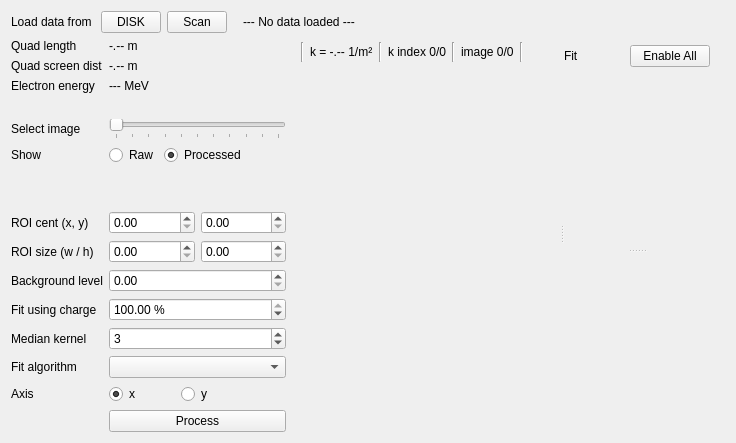
     <widget class="QWidget" name="lower_area_widget" native="true">
      <property name="styleSheet">
       <string notr="true">
QSplitter::handle:horizontal {
	width: 2px;
};
</string>
      </property>
      <layout class="QVBoxLayout" name="verticalLayout_10">
       <item>
        <layout class="QHBoxLayout" name="horizontalLayout_14">
         <item>
          <widget class="QLabel" name="label_10">
           <property name="text">
            <string>Load data from</string>
           </property>
          </widget>
         </item>
         <item>
          <spacer name="horizontalSpacer_7">
           <property name="orientation">
            <enum>Qt::Horizontal</enum>
           </property>
           <property name="sizeType">
            <enum>QSizePolicy::Fixed</enum>
           </property>
           <property name="sizeHint" stdset="0">
            <size>
             <width>3</width>
             <height>20</height>
            </size>
           </property>
          </spacer>
         </item>
         <item>
          <widget class="QPushButton" name="load_disk_button">
           <property name="maximumSize">
            <size>
             <width>60</width>
             <height>16777215</height>
            </size>
           </property>
           <property name="text">
            <string>DISK</string>
           </property>
          </widget>
         </item>
         <item>
          <widget class="QPushButton" name="load_scan_button">
           <property name="maximumSize">
            <size>
             <width>60</width>
             <height>16777215</height>
            </size>
           </property>
           <property name="text">
            <string>Scan</string>
           </property>
          </widget>
         </item>
         <item>
          <spacer name="horizontalSpacer_8">
           <property name="orientation">
            <enum>Qt::Horizontal</enum>
           </property>
           <property name="sizeType">
            <enum>QSizePolicy::Fixed</enum>
           </property>
           <property name="sizeHint" stdset="0">
            <size>
             <width>10</width>
             <height>20</height>
            </size>
           </property>
          </spacer>
         </item>
         <item>
          <widget class="QLabel" name="data_source_label">
           <property name="sizePolicy">
            <sizepolicy hsizetype="Expanding" vsizetype="Preferred">
             <horstretch>0</horstretch>
             <verstretch>0</verstretch>
            </sizepolicy>
           </property>
           <property name="text">
            <string>--- No data loaded ---</string>
           </property>
          </widget>
         </item>
        </layout>
       </item>
       <item>
        <layout class="QHBoxLayout" name="horizontalLayout_16">
         <property name="rightMargin">
          <number>6</number>
         </property>
         <item>
          <layout class="QGridLayout" name="gridLayout_3">
           <item row="6" column="1">
            <widget class="QSlider" name="p_image_index_slider">
             <property name="sizePolicy">
              <sizepolicy hsizetype="Minimum" vsizetype="Fixed">
               <horstretch>0</horstretch>
               <verstretch>0</verstretch>
              </sizepolicy>
             </property>
             <property name="maximumSize">
              <size>
               <width>16777215</width>
               <height>16777215</height>
              </size>
             </property>
             <property name="maximum">
              <number>10</number>
             </property>
             <property name="orientation">
              <enum>Qt::Horizontal</enum>
             </property>
             <property name="invertedControls">
              <bool>false</bool>
             </property>
             <property name="tickPosition">
              <enum>QSlider::TicksBelow</enum>
             </property>
            </widget>
           </item>
           <item row="14" column="0">
            <widget class="QLabel" name="label_28">
             <property name="sizePolicy">
              <sizepolicy hsizetype="Minimum" vsizetype="Preferred">
               <horstretch>0</horstretch>
               <verstretch>0</verstretch>
              </sizepolicy>
             </property>
             <property name="maximumSize">
              <size>
               <width>130</width>
               <height>16777215</height>
              </size>
             </property>
             <property name="text">
              <string>Background level</string>
             </property>
            </widget>
           </item>
           <item row="17" column="0">
            <widget class="QLabel" name="label_30">
             <property name="sizePolicy">
              <sizepolicy hsizetype="Minimum" vsizetype="Preferred">
               <horstretch>0</horstretch>
               <verstretch>0</verstretch>
              </sizepolicy>
             </property>
             <property name="maximumSize">
              <size>
               <width>130</width>
               <height>16777215</height>
              </size>
             </property>
             <property name="text">
              <string>Fit algorithm</string>
             </property>
            </widget>
           </item>
           <item row="10" column="1">
            <layout class="QHBoxLayout" name="horizontalLayout_12">
             <item>
              <widget class="QDoubleSpinBox" name="p_roi_cent_x_spinbox">
               <property name="maximum">
                <double>5000.000000000000000</double>
               </property>
              </widget>
             </item>
             <item>
              <widget class="QDoubleSpinBox" name="p_roi_cent_y_spinbox">
               <property name="maximum">
                <double>5000.000000000000000</double>
               </property>
              </widget>
             </item>
            </layout>
           </item>
           <item row="17" column="1">
            <widget class="QComboBox" name="fit_algo_combobox"/>
           </item>
           <item row="6" column="0">
            <widget class="QLabel" name="label_32">
             <property name="sizePolicy">
              <sizepolicy hsizetype="Minimum" vsizetype="Preferred">
               <horstretch>0</horstretch>
               <verstretch>0</verstretch>
              </sizepolicy>
             </property>
             <property name="maximumSize">
              <size>
               <width>130</width>
               <height>16777215</height>
              </size>
             </property>
             <property name="text">
              <string>Select image</string>
             </property>
            </widget>
           </item>
           <item row="3" column="0">
            <widget class="QLabel" name="label_24">
             <property name="sizePolicy">
              <sizepolicy hsizetype="Minimum" vsizetype="Preferred">
               <horstretch>0</horstretch>
               <verstretch>0</verstretch>
              </sizepolicy>
             </property>
             <property name="maximumSize">
              <size>
               <width>130</width>
               <height>16777215</height>
              </size>
             </property>
             <property name="text">
              <string>Quad screen dist</string>
             </property>
            </widget>
           </item>
           <item row="16" column="0">
            <widget class="QLabel" name="label_29">
             <property name="sizePolicy">
              <sizepolicy hsizetype="Minimum" vsizetype="Preferred">
               <horstretch>0</horstretch>
               <verstretch>0</verstretch>
              </sizepolicy>
             </property>
             <property name="maximumSize">
              <size>
               <width>130</width>
               <height>16777215</height>
              </size>
             </property>
             <property name="text">
              <string>Median kernel</string>
             </property>
            </widget>
           </item>
           <item row="4" column="1">
            <widget class="QLabel" name="p_electron_energy_label">
             <property name="text">
              <string>--- MeV</string>
             </property>
            </widget>
           </item>
           <item row="18" column="1">
            <layout class="QHBoxLayout" name="horizontalLayout_17">
             <item>
              <widget class="QRadioButton" name="p_x_radio">
               <property name="text">
                <string>x</string>
               </property>
               <property name="checked">
                <bool>true</bool>
               </property>
               <attribute name="buttonGroup">
                <string notr="true">buttonGroup_2</string>
               </attribute>
              </widget>
             </item>
             <item>
              <widget class="QRadioButton" name="p_y_radio">
               <property name="text">
                <string>y</string>
               </property>
               <attribute name="buttonGroup">
                <string notr="true">buttonGroup_2</string>
               </attribute>
              </widget>
             </item>
             <item>
              <spacer name="horizontalSpacer_10">
               <property name="orientation">
                <enum>Qt::Horizontal</enum>
               </property>
               <property name="sizeType">
                <enum>QSizePolicy::Minimum</enum>
               </property>
               <property name="sizeHint" stdset="0">
                <size>
                 <width>40</width>
                 <height>20</height>
                </size>
               </property>
              </spacer>
             </item>
            </layout>
           </item>
           <item row="11" column="1">
            <layout class="QHBoxLayout" name="horizontalLayout_13">
             <item>
              <widget class="QDoubleSpinBox" name="p_roi_size_w_spinbox">
               <property name="maximum">
                <double>5000.000000000000000</double>
               </property>
              </widget>
             </item>
             <item>
              <widget class="QDoubleSpinBox" name="p_roi_size_h_spinbox">
               <property name="maximum">
                <double>5000.000000000000000</double>
               </property>
              </widget>
             </item>
            </layout>
           </item>
           <item row="11" column="0">
            <widget class="QLabel" name="label_27">
             <property name="sizePolicy">
              <sizepolicy hsizetype="Minimum" vsizetype="Preferred">
               <horstretch>0</horstretch>
               <verstretch>0</verstretch>
              </sizepolicy>
             </property>
             <property name="maximumSize">
              <size>
               <width>130</width>
               <height>16777215</height>
              </size>
             </property>
             <property name="text">
              <string>ROI size (w / h)</string>
             </property>
            </widget>
           </item>
           <item row="2" column="1">
            <widget class="QLabel" name="p_quad_length_label">
             <property name="text">
              <string>-.-- m</string>
             </property>
            </widget>
           </item>
           <item row="18" column="0">
            <widget class="QLabel" name="label_33">
             <property name="text">
              <string>Axis</string>
             </property>
            </widget>
           </item>
           <item row="19" column="1">
            <widget class="QPushButton" name="process_button">
             <property name="text">
              <string>Process</string>
             </property>
            </widget>
           </item>
           <item row="10" column="0">
            <widget class="QLabel" name="label_26">
             <property name="sizePolicy">
              <sizepolicy hsizetype="Minimum" vsizetype="Preferred">
               <horstretch>0</horstretch>
               <verstretch>0</verstretch>
              </sizepolicy>
             </property>
             <property name="maximumSize">
              <size>
               <width>130</width>
               <height>16777215</height>
              </size>
             </property>
             <property name="text">
              <string>ROI cent (x, y)</string>
             </property>
            </widget>
           </item>
           <item row="8" column="0">
            <spacer name="verticalSpacer_6">
             <property name="orientation">
              <enum>Qt::Vertical</enum>
             </property>
             <property name="sizeType">
              <enum>QSizePolicy::Expanding</enum>
             </property>
             <property name="sizeHint" stdset="0">
              <size>
               <width>20</width>
               <height>40</height>
              </size>
             </property>
            </spacer>
           </item>
           <item row="3" column="1">
            <widget class="QLabel" name="p_quad_screen_dist_label">
             <property name="text">
              <string>-.-- m</string>
             </property>
            </widget>
           </item>
           <item row="4" column="0">
            <widget class="QLabel" name="label_25">
             <property name="sizePolicy">
              <sizepolicy hsizetype="Minimum" vsizetype="Preferred">
               <horstretch>0</horstretch>
               <verstretch>0</verstretch>
              </sizepolicy>
             </property>
             <property name="maximumSize">
              <size>
               <width>130</width>
               <height>16777215</height>
              </size>
             </property>
             <property name="text">
              <string>Electron energy</string>
             </property>
            </widget>
           </item>
           <item row="5" column="0">
            <spacer name="verticalSpacer_5">
             <property name="orientation">
              <enum>Qt::Vertical</enum>
             </property>
             <property name="sizeType">
              <enum>QSizePolicy::Preferred</enum>
             </property>
             <property name="sizeHint" stdset="0">
              <size>
               <width>20</width>
               <height>20</height>
              </size>
             </property>
            </spacer>
           </item>
           <item row="7" column="1">
            <layout class="QHBoxLayout" name="horizontalLayout_15">
             <property name="topMargin">
              <number>0</number>
             </property>
             <item>
              <widget class="QRadioButton" name="p_raw_image_radio">
               <property name="text">
                <string>Raw</string>
               </property>
               <attribute name="buttonGroup">
                <string notr="true">buttonGroup</string>
               </attribute>
              </widget>
             </item>
             <item>
              <widget class="QRadioButton" name="p_filtered_image_radio">
               <property name="text">
                <string>Processed</string>
               </property>
               <property name="checked">
                <bool>true</bool>
               </property>
               <attribute name="buttonGroup">
                <string notr="true">buttonGroup</string>
               </attribute>
              </widget>
             </item>
             <item>
              <spacer name="horizontalSpacer_5">
               <property name="orientation">
                <enum>Qt::Horizontal</enum>
               </property>
               <property name="sizeType">
                <enum>QSizePolicy::Minimum</enum>
               </property>
               <property name="sizeHint" stdset="0">
                <size>
                 <width>40</width>
                 <height>20</height>
                </size>
               </property>
              </spacer>
             </item>
            </layout>
           </item>
           <item row="7" column="0">
            <widget class="QLabel" name="label_11">
             <property name="text">
              <string>Show</string>
             </property>
            </widget>
           </item>
           <item row="16" column="1">
            <widget class="QSpinBox" name="p_median_kernel_spinbox">
             <property name="minimum">
              <number>1</number>
             </property>
             <property name="maximum">
              <number>21</number>
             </property>
             <property name="singleStep">
              <number>2</number>
             </property>
             <property name="value">
              <number>3</number>
             </property>
            </widget>
           </item>
           <item row="2" column="0">
            <widget class="QLabel" name="label_23">
             <property name="sizePolicy">
              <sizepolicy hsizetype="Minimum" vsizetype="Preferred">
               <horstretch>0</horstretch>
               <verstretch>0</verstretch>
              </sizepolicy>
             </property>
             <property name="maximumSize">
              <size>
               <width>130</width>
               <height>16777215</height>
              </size>
             </property>
             <property name="text">
              <string>Quad length</string>
             </property>
            </widget>
           </item>
           <item row="15" column="0">
            <widget class="QLabel" name="label_31">
             <property name="text">
              <string>Fit using charge</string>
             </property>
            </widget>
           </item>
           <item row="15" column="1">
            <widget class="QDoubleSpinBox" name="p_keep_charge_ratio_spinbox">
             <property name="suffix">
              <string> %</string>
             </property>
             <property name="maximum">
              <double>100.000000000000000</double>
             </property>
             <property name="value">
              <double>100.000000000000000</double>
             </property>
            </widget>
           </item>
           <item row="14" column="1">
            <widget class="QDoubleSpinBox" name="p_threshold_spinbox">
             <property name="maximum">
              <double>66000.000000000000000</double>
             </property>
            </widget>
           </item>
          </layout>
         </item>
         <item>
          <layout class="QVBoxLayout" name="verticalLayout_2">
           <item>
            <widget class="QWidget" name="widget_3" native="true">
             <property name="sizePolicy">
              <sizepolicy hsizetype="Expanding" vsizetype="Preferred">
               <horstretch>0</horstretch>
               <verstretch>0</verstretch>
              </sizepolicy>
             </property>
             <layout class="QVBoxLayout" name="verticalLayout_4">
              <property name="topMargin">
               <number>3</number>
              </property>
              <item>
               <widget class="QSplitter" name="analysis_pic_plot_splitter">
                <property name="styleSheet">
                 <string notr="true">QSplitter::handle {
	image:url(:/icons/hor_splitter_handle.png);
	width: 15px;
	height: 10px;
}</string>
                </property>
                <property name="orientation">
                 <enum>Qt::Horizontal</enum>
                </property>
                <widget class="QWidget" name="widget_7" native="true">
                 <layout class="QVBoxLayout" name="verticalLayout_6">
                  <property name="topMargin">
                   <number>0</number>
                  </property>
                  <property name="bottomMargin">
                   <number>0</number>
                  </property>
                  <item>
                   <layout class="QHBoxLayout" name="horizontalLayout_11">
                    <property name="topMargin">
                     <number>0</number>
                    </property>
                    <property name="rightMargin">
                     <number>0</number>
                    </property>
                    <item>
                     <widget class="Line" name="line_10">
                      <property name="orientation">
                       <enum>Qt::Vertical</enum>
                      </property>
                     </widget>
                    </item>
                    <item>
                     <widget class="QLabel" name="p_k_value_label">
                      <property name="font">
                       <font>
                        <family>Arial</family>
                       </font>
                      </property>
                      <property name="text">
                       <string>k = -.-- 1/m²</string>
                      </property>
                     </widget>
                    </item>
                    <item>
                     <widget class="Line" name="line_8">
                      <property name="orientation">
                       <enum>Qt::Vertical</enum>
                      </property>
                     </widget>
                    </item>
                    <item>
                     <widget class="QLabel" name="p_k_ind_label">
                      <property name="text">
                       <string>k index 0/0</string>
                      </property>
                     </widget>
                    </item>
                    <item>
                     <widget class="Line" name="line_9">
                      <property name="orientation">
                       <enum>Qt::Vertical</enum>
                      </property>
                     </widget>
                    </item>
                    <item>
                     <widget class="QLabel" name="p_image_label">
                      <property name="text">
                       <string>image 0/0</string>
                      </property>
                     </widget>
                    </item>
                    <item>
                     <widget class="Line" name="line_11">
                      <property name="orientation">
                       <enum>Qt::Vertical</enum>
                      </property>
                     </widget>
                    </item>
                    <item>
                     <spacer name="horizontalSpacer_9">
                      <property name="orientation">
                       <enum>Qt::Horizontal</enum>
                      </property>
                      <property name="sizeHint" stdset="0">
                       <size>
                        <width>40</width>
                        <height>20</height>
                       </size>
                      </property>
                     </spacer>
                    </item>
                   </layout>
                  </item>
                  <item>
                   <widget class="ImageView" name="process_image_widget" native="true">
                    <property name="sizePolicy">
                     <sizepolicy hsizetype="Expanding" vsizetype="Expanding">
                      <horstretch>0</horstretch>
                      <verstretch>0</verstretch>
                     </sizepolicy>
                    </property>
                    <layout class="QVBoxLayout" name="verticalLayout_7"/>
                   </widget>
                  </item>
                 </layout>
                </widget>
                <widget class="QWidget" name="widget_4" native="true">
                 <layout class="QVBoxLayout" name="verticalLayout_5">
                  <property name="spacing">
                   <number>12</number>
                  </property>
                  <property name="topMargin">
                   <number>3</number>
                  </property>
                  <property name="bottomMargin">
                   <number>0</number>
                  </property>
                  <item>
                   <layout class="QHBoxLayout" name="horizontalLayout_18">
                    <property name="topMargin">
                     <number>0</number>
                    </property>
                    <item>
                     <widget class="QLabel" name="label_12">
                      <property name="font">
                       <font>
                        <family>Arial</family>
                       </font>
                      </property>
                      <property name="text">
                       <string>Fit</string>
                      </property>
                     </widget>
                    </item>
                    <item>
                     <spacer name="horizontalSpacer_11">
                      <property name="orientation">
                       <enum>Qt::Horizontal</enum>
                      </property>
                      <property name="sizeHint" stdset="0">
                       <size>
                        <width>40</width>
                        <height>20</height>
                       </size>
                      </property>
                     </spacer>
                    </item>
                    <item>
                     <widget class="QPushButton" name="p_enable_all_button">
                      <property name="maximumSize">
                       <size>
                        <width>80</width>
                        <height>16777215</height>
                       </size>
                      </property>
                      <property name="font">
                       <font>
                        <family>Arial</family>
                       </font>
                      </property>
                      <property name="text">
                       <string>Enable All</string>
                      </property>
                     </widget>
                    </item>
                   </layout>
                  </item>
                  <item>
                   <widget class="QSplitter" name="analysis_plots_splitter">
                    <property name="styleSheet">
                     <string notr="true">QSplitter::handle {
	image:url(:/icons/vert_splitter_handle.png)
}</string>
                    </property>
                    <property name="orientation">
                     <enum>Qt::Vertical</enum>
                    </property>
                    <widget class="PlotWidget" name="fit_widget" native="true">
                     <layout class="QVBoxLayout" name="verticalLayout_8"/>
                    </widget>
                    <widget class="PlotWidget" name="charge_widget" native="true">
                     <layout class="QVBoxLayout" name="verticalLayout_9"/>
                    </widget>
                   </widget>
                  </item>
                 </layout>
                </widget>
               </widget>
              </item>
             </layout>
            </widget>
           </item>
          </layout>
         </item>
        </layout>
       </item>
      </layout>
     </widget>
